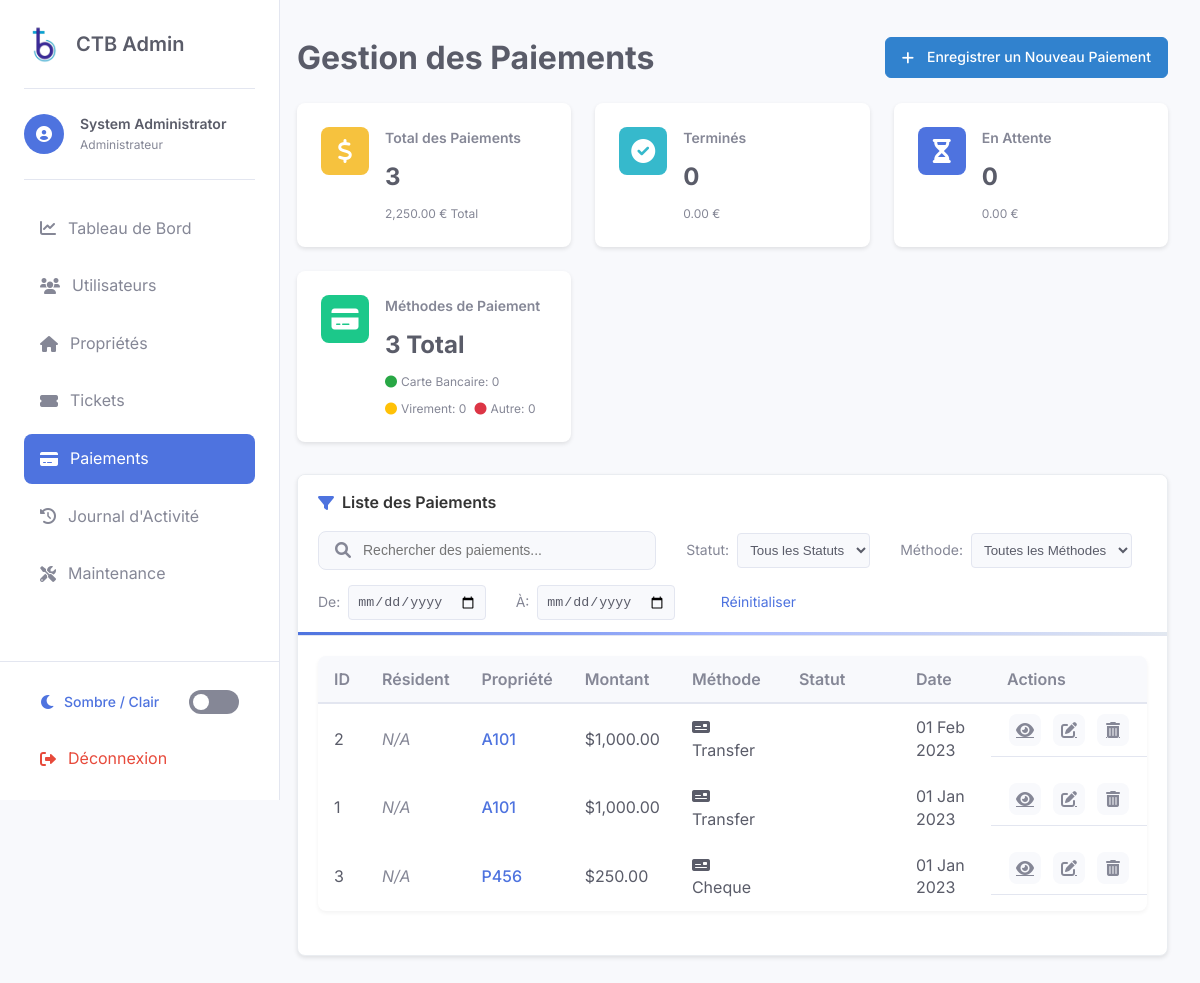
/admin/payments.php (signed in), run on the app's committed database.
### tables this page shows
CREATE TABLE payments (
    id INT AUTO_INCREMENT PRIMARY KEY,
    property_id INT NOT NULL,
    amount DECIMAL(10,2) NOT NULL,
    month DATE NOT NULL,
    status ENUM('paid', 'pending', 'cancelled', 'failed', 'refunded') DEFAULT 'pending' COMMENT 'paid=Payé, pending=En Attente, cancelled=Annulé, failed=Échoué, refunded=Remboursé',
    type ENUM('transfer', 'cheque') DEFAULT 'transfer' COMMENT 'transfer=Virement, cheque=Chèque',
    created_at TIMESTAMP DEFAULT CURRENT_TIMESTAMP,
    updated_at TIMESTAMP DEFAULT CURRENT_TIMESTAMP ON UPDATE CURRENT_TIMESTAMP,
    FOREIGN KEY (property_id) REFERENCES properties(id) ON DELETE CASCADE
);

CREATE TABLE properties (
    id INT AUTO_INCREMENT PRIMARY KEY,
    type ENUM('apartment', 'parking') NOT NULL COMMENT 'apartment=Appartement, parking=Place de Parking',
    identifier VARCHAR(50) NOT NULL UNIQUE,
    user_id INT,
    created_at TIMESTAMP DEFAULT CURRENT_TIMESTAMP,
    updated_at TIMESTAMP DEFAULT CURRENT_TIMESTAMP ON UPDATE CURRENT_TIMESTAMP,
    FOREIGN KEY (user_id) REFERENCES users(id) ON DELETE SET NULL
);

### admin/payments.php (the view, shortened to what this page needs)
<?php
$search = $_GET['search'] ?? '';
$date_from = $_GET['date_from'] ?? '';
$date_to = $_GET['date_to'] ?? '';
$page = isset($_GET['page']) ? (int)$_GET['page'] : 1;
$items_per_page = 10;
$offset = ($page - 1) * $items_per_page;
try {
    $db = new PDO("mysql:host=" . DB_HOST . ";dbname=" . DB_NAME, DB_USER, DB_PASS);
    $db->setAttribute(PDO::ATTR_ERRMODE, PDO::ERRMODE_EXCEPTION);
    $query = "SELECT p.*,
              p.type as payment_method,
              u.name as user_name,
              pr.identifier as property_identifier
              FROM payments p
              LEFT JOIN properties pr ON p.property_id = pr.id
              LEFT JOIN users u ON pr.user_id = u.id
              WHERE 1=1";
    $count_query = "SELECT COUNT(*) as total FROM payments p WHERE 1=1";
    $query .= " ORDER BY p.month DESC LIMIT :offset, :limit";
    $count_stmt = $db->prepare($count_query);
    $count_stmt->execute();
    $total = $count_stmt->fetch(PDO::FETCH_ASSOC)['total'];
    $stmt = $db->prepare($query);
    $stmt->bindValue(':offset', $offset, PDO::PARAM_INT);
    $stmt->bindValue(':limit', $items_per_page, PDO::PARAM_INT);
    $stmt->execute();
    $payments = $stmt->fetchAll(PDO::FETCH_ASSOC);
    $stats_query = "SELECT
                    SUM(amount) as total_amount,
                    COUNT(*) as total_count
                    FROM payments";
    $stats_stmt = $db->prepare($stats_query);
    $stats_stmt->execute();
    $payment_stats = $stats_stmt->fetch(PDO::FETCH_ASSOC);
    $status_query = "SELECT status, COUNT(*) as count, SUM(amount) as total
                     FROM payments
                     GROUP BY status";
    $status_stmt = $db->prepare($status_query);
    $status_stmt->execute();
    $status_stats = [];
    while ($row = $status_stmt->fetch(PDO::FETCH_ASSOC)) {
        $status_stats[$row['status']] = [
            'count' => $row['count'],
            'total' => $row['total']
        ];
    }
    $method_query = "SELECT type as payment_method, COUNT(*) as count
                    FROM payments
                    GROUP BY type";
    $method_stmt = $db->prepare($method_query);
    $method_stmt->execute();
    $method_stats = [];
    while ($row = $method_stmt->fetch(PDO::FETCH_ASSOC)) {
        $method_stats[$row['payment_method']] = $row['count'];
    }
} catch (PDOException $e) {
    $_SESSION['error'] = "Database error: " . $e->getMessage();
    $payments = [];
    $total = 0;
    $total_pages = 0;
    $payment_stats = ['total_amount' => 0, 'total_count' => 0];
    $status_stats = [];
    $method_stats = [];
}
?>
<!DOCTYPE html>
<html lang="fr">
<head>
    <link rel="stylesheet" href="https://cdnjs.cloudflare.com/ajax/libs/font-awesome/6.0.0/css/all.min.css">
    <link rel="stylesheet" href="css/admin-style.css">
</head>
<body>
    <div class="admin-container">
        <?php include 'includes/admin-sidebar.php'; ?>
        <main class="main-content">
            <div class="page-header">
                <h1>Gestion des Paiements</h1>
                <a href="add-payment.php" class="btn btn-primary">
                    <i class="fas fa-plus"></i>
                    Enregistrer un Nouveau Paiement
                </a>
            </div>
            <div class="stats-grid">
                <div class="stat-card">
                    <div class="stat-icon payments">
                        <i class="fas fa-dollar-sign"></i>
                    </div>
                    <div class="stat-details">
                        <h3>Total des Paiements</h3>
                        <div class="stat-number"><?php echo isset($payment_stats['total_count']) ? $payment_stats['total_count'] : 0; ?></div>
                        <div class="stat-breakdown">
                            <span><?php echo isset($payment_stats['total_amount']) ? number_format($payment_stats['total_amount'], 2) : '0.00'; ?> € Total</span>
                        </div>
                    </div>
                </div>
                <div class="stat-card">
                    <div class="stat-icon tickets">
                        <i class="fas fa-check-circle"></i>
                    </div>
                    <div class="stat-details">
                        <h3>Terminés</h3>
                        <div class="stat-number"><?php echo isset($status_stats['completed']['count']) ? $status_stats['completed']['count'] : 0; ?></div>
                        <div class="stat-breakdown">
                            <span><?php echo isset($status_stats['completed']['total']) ? number_format($status_stats['completed']['total'], 2) : '0.00'; ?> €</span>
                        </div>
                    </div>
                </div>
                <div class="stat-card">
                    <div class="stat-icon users">
                        <i class="fas fa-hourglass-half"></i>
                    </div>
                    <div class="stat-details">
                        <h3>En Attente</h3>
                        <div class="stat-number"><?php echo isset($status_stats['pending']['count']) ? $status_stats['pending']['count'] : 0; ?></div>
                        <div class="stat-breakdown">
                            <span><?php echo isset($status_stats['pending']['total']) ? number_format($status_stats['pending']['total'], 2) : '0.00'; ?> €</span>
                        </div>
                    </div>
                </div>
                <div class="stat-card">
                    <div class="stat-icon properties">
                        <i class="fas fa-credit-card"></i>
                    </div>
                    <div class="stat-details">
                        <h3>Méthodes de Paiement</h3>
                        <div class="stat-number"><?php echo $total; ?> Total</div>
                        <div class="stat-breakdown">
                            <span><i class="fas fa-circle" style="color: #28a745;"></i> Carte Bancaire: <?php echo isset($method_stats['credit_card']) ? $method_stats['credit_card'] : 0; ?></span>
                            <span><i class="fas fa-circle" style="color: #ffc107;"></i> Virement: <?php echo isset($method_stats['bank_transfer']) ? $method_stats['bank_transfer'] : 0; ?></span>
                            <span><i class="fas fa-circle" style="color: #dc3545;"></i> Autre: <?php echo isset($method_stats['other']) ? $method_stats['other'] : 0; ?></span>
                        </div>
                    </div>
                </div>
            </div>
            <div class="card user-filter-card">
                <div class="card-header user-filter-header">
                    <h3><i class="fas fa-filter"></i> Liste des Paiements</h3>
                    <form id="filter-form" action="payments.php" method="GET" class="filter-form">
                        <div class="filter-wrapper">
                            <div class="search-filter">
                                <div class="search-bar">
                                    <i class="fas fa-search"></i>
                                    <input type="text" placeholder="Rechercher des paiements..." name="search" value="<?php echo htmlspecialchars($search); ?>" autocomplete="off" autofocus>
                                </div>
                            </div>
                            <div class="filter-group">
                                <label for="status">Statut:</label>
                                <select name="status" id="status" onchange="this.form.submit()">
                                    <option value="">Tous les Statuts</option>
                                </select>
                            </div>
                            <div class="filter-group">
                                <label for="payment_method">Méthode:</label>
                                <select name="payment_method" id="payment_method" onchange="this.form.submit()">
                                    <option value="">Toutes les Méthodes</option>
                                </select>
                            </div>
                            <div class="filter-group">
                                <label for="date_from">De:</label>
                                <input type="date" id="date_from" name="date_from" value="<?php echo $date_from; ?>" onchange="this.form.submit()">
                            </div>
                            <div class="filter-group">
                                <label for="date_to">À:</label>
                                <input type="date" id="date_to" name="date_to" value="<?php echo $date_to; ?>" onchange="this.form.submit()">
                            </div>
                            <a href="payments.php" class="reset-link">Réinitialiser</a>
                        </div>
                    </form>
                </div>
                <div class="card-body">
                    <?php if (empty($payments)): ?>
                        <div class="empty-state">
                            <i class="fas fa-credit-card"></i>
                            <p>Aucun paiement trouvé. Essayez d'ajuster vos filtres ou d'ajouter un nouveau paiement.</p>
                            <a href="add-payment.php" class="btn btn-primary">Ajouter un Paiement</a>
                        </div>
                    <?php else: ?>
                        <div class="table-responsive">
                            <table class="table">
                                <thead>
                                    <tr>
                                        <th>ID</th>
                                        <th>Résident</th>
                                        <th>Propriété</th>
                                        <th>Montant</th>
                                        <th>Méthode</th>
                                        <th>Statut</th>
                                        <th>Date</th>
                                        <th>Actions</th>
                                    </tr>
                                </thead>
                                <tbody>
                                    <?php foreach ($payments as $payment): ?>
                                        <tr>
                                            <td><?php echo $payment['payment_id'] ?? $payment['id']; ?></td>
                                            <td>
                                                <?php if (isset($payment['user_id']) && $payment['user_id']): ?>
                                                    <a href="view-user.php?id=<?php echo $payment['user_id']; ?>" class="user-link">
                                                        <?php echo htmlspecialchars($payment['user_name']); ?>
                                                    </a>
                                                <?php else: ?>
                                                    <span class="text-muted">N/A</span>
                                                <?php endif; ?>
                                            </td>
                                            <td>
                                                <?php if (isset($payment['property_id']) && $payment['property_id']): ?>
                                                    <a href="view-property.php?id=<?php echo $payment['property_id']; ?>" class="property-link">
                                                        <?php echo htmlspecialchars($payment['property_identifier']); ?>
                                                    </a>
                                                <?php else: ?>
                                                    <span class="text-muted">N/A</span>
                                                <?php endif; ?>
                                            </td>
                                            <td>$<?php echo number_format($payment['amount'], 2); ?></td>
                                            <td>
                                                <?php
                                                    $methodIcon = '';
                                                    $payment_method = isset($payment['payment_method']) ? $payment['payment_method'] : 'other';
                                                    switch ($payment_method) {
                                                        default:
                                                            $methodIcon = '<i class="fas fa-money-check"></i> ';
                                                    }
                                                    $paymentMethodDisplay = $payment_method ? ucfirst(str_replace('_', ' ', $payment_method)) : 'Other';
                                                    echo $methodIcon . $paymentMethodDisplay;
                                                ?>
                                            </td>
                                            <td>
                                                <?php
                                                    $statusClass = '';
                                                ?>
                                                <span class="status-indicator status-<?php echo $statusClass; ?>">
                                                </span>
                                            </td>
                                            <td><?php echo date('d M Y', strtotime($payment['month'])); ?></td>
                                            <td class="actions">
                                                <a href="view-payment.php?id=<?php echo $payment['id']; ?>" class="btn-icon" title="Voir le Paiement">
                                                    <i class="fas fa-eye"></i>
                                                </a>
                                                <a href="edit-payment.php?id=<?php echo $payment['id']; ?>" class="btn-icon" title="Modifier le Paiement">
                                                    <i class="fas fa-edit"></i>
                                                </a>
                                                <a href="javascript:void(0);" class="btn-icon delete-payment" data-id="<?php echo $payment['id']; ?>" title="Supprimer le Paiement">
                                                    <i class="fas fa-trash-alt"></i>
                                                </a>
                                            </td>
                                        </tr>
                                    <?php endforeach; ?>
                                </tbody>
                            </table>
                        </div>
                    <?php endif; ?>
                </div>
            </div>
        </main>
    </div>
</body>
</html>

### data on the page
payments: id "2", property.identifier "A101", amount "1,000.00", type "Transfer", month "01 Feb 2023"
payments: id "1", property.identifier "A101", amount "1,000.00", type "Transfer", month "01 Jan 2023"
payments: id "3", property.identifier "P456", amount "250.00", type "Cheque", month "01 Jan 2023"

### other printed values
$_SESSION['name'] "System Administrator"
$payment_stats['total_count'] "3"
$payment_stats['total_amount'] "2,250.00"
$total "3"
